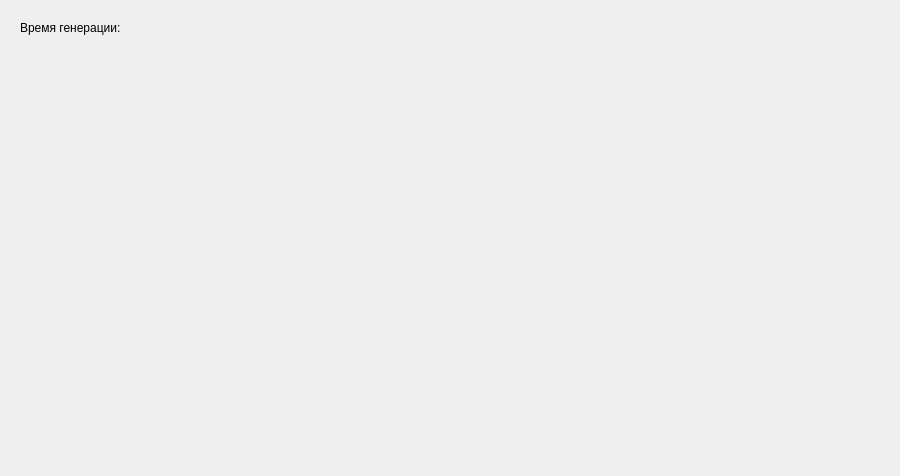
<?xml version="1.0" encoding="UTF-8"?>
<ui version="4.0">
 <class>Form</class>
 <widget class="QWidget" name="Form">
  <property name="geometry">
   <rect>
    <x>0</x>
    <y>0</y>
    <width>900</width>
    <height>476</height>
   </rect>
  </property>
  <property name="windowTitle">
   <string>Выходные данные</string>
  </property>
  <widget class="QLabel" name="label">
   <property name="geometry">
    <rect>
     <x>20</x>
     <y>20</y>
     <width>111</width>
     <height>16</height>
    </rect>
   </property>
   <property name="text">
    <string>Время генерации:</string>
   </property>
  </widget>
 </widget>
 <resources/>
 <connections/>
</ui>
